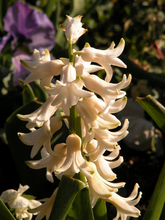
%> input picture 1.tif, 165 x 220 px, shrunk from 576 x 768 before the run
$ octave --eval "result = desc_PHOG(imread('1.tif'));"   (GNU Octave 9; MATLAB toolbox functions it lacks are replaced by stand-ins)
%> lines starting %> are read from the running program, lines starting %| are printed output that depends on the picture; in (x1, y1, x2, y2) boxes, pixels count from 0 and x2, y2 are one past the last pixel; in counts of white or black regions, pixels touching at a corner belong together; the program's own positions count from 1
### descriptor_PHOG.m
function [p_hist, bh_roi, bv_roi] = descriptor_PHOG(I,bin,angle,L,roi)
% anna_PHOG Computes Pyramid Histogram of Oriented Gradient over a ROI.
%
% [BH, BV] = anna_PHOG(I,BIN,ANGLE,L,ROI) computes phog descriptor over a ROI.
%
% Given and image I, phog computes the Pyramid Histogram of Oriented Gradients
% over L pyramid levels and over a Region Of Interest

%IN:
%	I - Images of size MxN (Color or Gray)
%	bin - Number of bins on the histogram
%	angle - 180 or 360
%   L - number of pyramid levels
%   roi - Region Of Interest (ytop,ybottom,xleft,xright)
%
%OUT:
%	p - pyramid histogram of oriented gradients
%
% Authors: Anna Bosch and Andrew Zisserman
Img = I;
if nargin == 1
    bin = 8;
    angle = 360;
    L = 2;
    roi = [1;size(I,1);1;size(I,2)];
end
if size(Img,3) == 3
    G = rgb2gray(Img);
else
    G = Img;
end
bh = [];
bv = [];

if sum(sum(G))>100
    E = edge(G,'canny');
    [GradientX,GradientY] = gradient(double(G));
%     GradientYY = gradient(GradientY);
    Gr = sqrt((GradientX.*GradientX)+(GradientY.*GradientY));

    index = GradientX == 0;
    GradientX(index) = 1e-5;

    YX = GradientY./GradientX;
    if angle == 180, A = ((atan(YX)+(pi/2))*180)/pi; end
    if angle == 360, A = ((atan2(GradientY,GradientX)+pi)*180)/pi; end

    [bh, bv] = anna_binMatrix(A,E,Gr,angle,bin);
else
    bh = zeros(size(I,1),size(I,2));
    bv = zeros(size(I,1),size(I,2));
end

bh_roi = bh(roi(1,1):roi(2,1),roi(3,1):roi(4,1));
bv_roi = bv(roi(1,1):roi(2,1),roi(3,1):roi(4,1));
% p = anna_phogDescriptor(bh_roi,bv_roi,L,bin);
% p = p';
p_hist = [];
%s = sprintf('%s.txt',I);
%dlmwrite(s,p);

### anna_binMatrix.m
function [bm bv] = anna_BinMatrix(A,E,G,angle,bin)
% anna_BINMATRIX Computes a Matrix (bm) with the same size of the image where
% (i,j) position contains the histogram value for the pixel at position (i,j)
% and another matrix (bv) where the position (i,j) contains the gradient
% value for the pixel at position (i,j)
%
%IN:
%	A - Matrix containing the angle values
%	E - Edge Image
%   G - Matrix containing the gradient values
%	angle - 180 or 360%
%   bin - Number of bins on the histogram
%	angle - 180 or 360
%OUT:
%	bm - matrix with the histogram values
%   bv - matrix with the graident values (only for the pixels belonging to
%   and edge)

[contorns,n] = bwlabel(E);
X = size(E,2);
Y = size(E,1);
bm = zeros(Y,X);
bv = zeros(Y,X);

nAngle = angle/bin;

for i=1:n
    [posY,posX] = find(contorns==i);
    for j=1:size(posY,1)
        pos_x = posX(j,1);
        pos_y = posY(j,1);

        b = ceil(A(pos_y,pos_x)/nAngle);
        if b==0, bin= 1; end
        if G(pos_y,pos_x)>0
            bm(pos_y,pos_x) = b;
            bv(pos_y,pos_x) = G(pos_y,pos_x);
        end
    end
end

### anna_phogDescriptor.m
function p = anna_phogDescriptor(bh,bv,L,bin)
% anna_PHOGDESCRIPTOR Computes Pyramid Histogram of Oriented Gradient over a ROI.
%
%IN:
%	bh - matrix of bin histogram values
%	bv - matrix of gradient values
%   L - number of pyramid levels
%   bin - number of bins
%
%OUT:
%	p - pyramid histogram of oriented gradients (phog descriptor)

p = [];
%level 0
for b=1:bin
    ind = bh==b;
    p = [p;sum(bv(ind))];
end

cella = 1;
for l=1:L
    x = fix(size(bh,2)/(2^l));
    y = fix(size(bh,1)/(2^l));
    xx=0;
    yy=0;
    while xx+x<=size(bh,2)
        while yy +y <=size(bh,1)
            bh_cella = [];
            bv_cella = [];

            bh_cella = bh(yy+1:yy+y,xx+1:xx+x);
            bv_cella = bv(yy+1:yy+y,xx+1:xx+x);

            for b=1:bin
                ind = bh_cella==b;
                p = [p;sum(bv_cella(ind))];
            end
            yy = yy+y;
        end
        cella = cella+1;
        yy = 0;
        xx = xx+x;
    end
end
if sum(p)~=0
    p = p/sum(p);
end

### desc_PHOG.m
function [ PHOG_hist, varargout ] = desc_PHOG( img, varargin )


    img = double(img);

    if nargin == 2
        options = varargin{1};
    else
        options = struct;
    end

    if isfield(options,'gridHist') && length(options.gridHist) == 2
        rowNum = options.gridHist(1);
        colNum = options.gridHist(2);
    elseif isfield(options,'gridHist') && length(options.gridHist) == 1
        rowNum = options.gridHist;
        colNum = options.gridHist;
    else
        rowNum = 1;
        colNum = 1;
    end

    if isfield(options,'bin')
        bin = options.bin;
    else
        bin = 2;
    end

    if isfield(options,'angle')
        angle = options.angle;
    else
        angle = 180;
    end

    if isfield(options,'L')
        L = options.L;
    else
        L = 2;
    end

    roi = [1;size(img,1);1;size(img,2)];

    [~, bh_roi, bv_roi] = descriptor_PHOG(img,bin,angle,L,roi);

    imgDesc(1).fea = bh_roi;
    imgDesc(2).fea = bv_roi;

    options.L = L; options.bin = bin; options.binVec = [];
    options.phogHist = 1;

    if nargout == 2
        varargout{1} = imgDesc;
    end

    if rowNum == 1 && colNum == 1
        PHOG_hist = anna_phogDescriptor(bh_roi,bv_roi,options.L,options.bin)';
        if isfield(options,'mode') && strcmp(options.mode,'nh')
            PHOG_hist = PHOG_hist ./ sum(PHOG_hist);
        end
    else
        PHOG_hist = ct_gridHist(imgDesc, rowNum, colNum, options);
    end
end
%> in descriptor_PHOG, `E = edge(G,'canny');`:
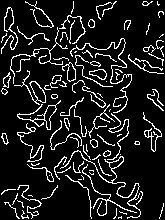
%> E: size 220x165 logical; 11.7% white in thin lines or dots
%> in descriptor_PHOG, `[GradientX,GradientY] = gradient(double(G));`:
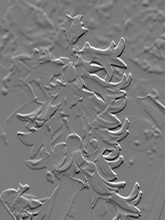
%> GradientY: size 220x165 double; min -118.8, max 127.3, mean 0; drawn with min black and max white
%> in descriptor_PHOG, `index = GradientX == 0;`: index: size 220x165 logical; 2% white in thin lines or dots
%> in descriptor_PHOG, `GradientX(index) = 1e-5;`: GradientX: size 220x165 double; min -126.5, max 121.1, mean 0.1; mean of the top-left, top-right, bottom-left and bottom-right quarters 1.2, -1.1, 1.1, -0.8
%> in descriptor_PHOG, `A = ((atan(YX)+(pi/2))*180)/pi`:
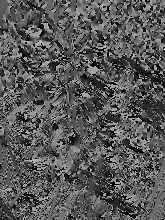
%> A: size 220x165 double; min 9.26e-06, max 180, mean 88.3
%> in anna_BinMatrix, `[contorns,n] = bwlabel(E);`:
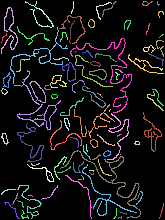
%> contorns: size 220x165 double; 97 distinct labels, from 0 to 96; one colour per label, 0 black
%> in anna_BinMatrix, `[contorns,n] = bwlabel(E);`: n = 96
%> the loop in anna_BinMatrix, `for i=1:n` made 96 passes
%> (posY, posX) on passes 1, 16, 20, 21, 22, 24: ([42; 43; 38; 39; 40; 41; 37; 38; 37; 36; 34; 35; 36], [2; 2; 3; 3; 3; 3; 4; 4; 5; 6; 7; 7; 7]), ([201; 202; 202; 202; 203; 203; 204; 205; 206; 207; 207; 208], [18; 19; 20; 21; 22; 23; 23; 23; 23; 23; 24; 24]), ([196; 196; 196; 196; 197], [29; 30; 31; 32; 33]), (118, 31), ([164; 165; 165; 166; 166; 166; 166; 165; 165; 164; 165; 164], [32; 32; 33; 33; 34; 35; 36; 37; 38; 39; 39; 40]), ([88; 89; 86; 87; 89; 90; 86; 90; 86; 90; 86; 90; 90; 90], [45; 45; 46; 46; 46; 46; 47; 47; 48; 48; 49; 49; 50; 51])
%> posX on pass 9: [13; 14; 14; 14; 15; 15; 16; 16; 17; 17; 17; 17; 18; 18; 18]
%> after the loop in anna_BinMatrix, `for i=1:n`:
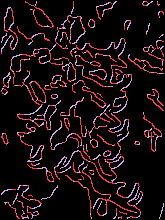
%> bm: size 220x165 double; 3 distinct labels, from 0 to 2; one colour per label, 0 black
%> after the loop in anna_BinMatrix, `for i=1:n`:
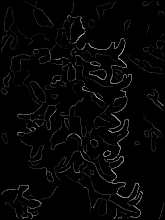
%> bv: size 220x165 double; min 0, max 174, mean 5.7
%> after the loop in anna_BinMatrix, `for i=1:n`: bin = 2
%> the loop in anna_phogDescriptor, `for b=1:bin` made 2 passes
%> p on passes 1 to 2: 106868.3, [106868.3; 100130.7]
%> pass 2, in anna_phogDescriptor, `ind = bh==b;`:
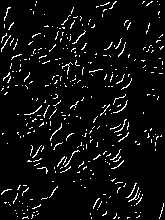
%> ind: size 220x165 logical; 5.4% white in thin lines or dots
%> after the loop in anna_phogDescriptor, `for l=1:L`: cella = 7; p = 42 values, max 106868.3 at index 1, min 2399.3 at index 35, mean 14785.6
%> in anna_phogDescriptor, `p = p/sum(p);`: p = 42 values, max 0.172 at index 1, min 0.00386 at index 35, mean 0.0238
%> in desc_PHOG, `PHOG_hist = anna_phogDescriptor(bh_roi,bv_roi,options.L,options.bin)';`: PHOG_hist has the same summary as p in anna_phogDescriptor
%> `result = desc_PHOG(imread('1.tif'));`: result has the same summary as p in anna_phogDescriptor

$ run again, on bandon.tif
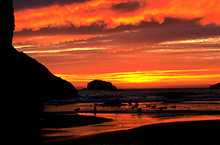
%> input picture bandon.tif, 220 x 145 px, shrunk from 610 x 403 before the run
%> E: size 145x220 logical; 8.9% white in thin lines or dots, all inside (x1, y1, x2, y2) = (11, 1, 219, 137)
%> index: size 145x220 logical; 12% white; 345 white regions (339 under 20 px), largest, box (x1, y1, x2, y2) and area: (0, 0, 60, 145) 2891, (156, 131, 174, 145) 74, (44, 118, 60, 128) 59, (190, 125, 201, 134) 37, (191, 133, 202, 144) 36, (202, 132, 215, 139) 30
%> in anna_BinMatrix, `[contorns,n] = bwlabel(E);`:
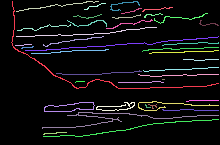
%> contorns: size 145x220 double; 41 distinct labels, from 0 to 40; one colour per label, 0 black
%> n = 40
%> the loop in anna_BinMatrix, `for i=1:n` made 40 passes
%> (posY, posX) on passes 6, 17, 31: ([49; 48; 49; 48; 48; 48; 48; 48; 48; 48; 48; 48; 47; 48; 47], [22; 23; 23; 24; 25; 26; 27; 28; 29; 30; 31; 32; 33; 33; 34]), ([83; 82; 82; 82; 82; 82; 82; 82; 82; 82], [76; 77; 78; 79; 80; 81; 82; 83; 84; 85]), ([105; 106; 106; 107; 108; 108; 108; 108; 108], [146; 146; 147; 147; 147; 148; 149; 150; 151])
%> after the loop in anna_BinMatrix, `for i=1:n`: bin = 2
%> the loop in anna_phogDescriptor, `for b=1:bin` made 2 passes
%> p on passes 1 to 2: 34728.5, [34728.5; 50813]
%> pass 2, in anna_phogDescriptor, `ind = bh==b;`:
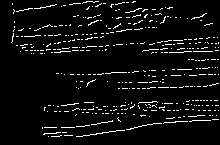
%> ind: size 145x220 logical; 5.6% white in thin lines or dots, all inside (x1, y1, x2, y2) = (11, 1, 219, 137)
%> after the loop in anna_phogDescriptor, `for l=1:L`: cella = 7; p = 42 values, max 50813 at index 2, min 87.03 at index 16, mean 6110.1
%> in anna_phogDescriptor, `p = p/sum(p);`: p = 42 values, max 0.198 at index 2, min 0.000339 at index 16, mean 0.0238
%> PHOG_hist has the same summary as p in anna_phogDescriptor
%> result has the same summary as p in anna_phogDescriptor

$ run again, on kid.tif
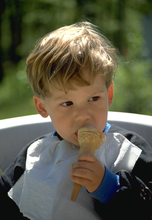
%> input picture kid.tif, 152 x 220 px, shrunk from 487 x 703 before the run
%> E: size 220x152 logical; 5% white in thin lines or dots, all inside (x1, y1, x2, y2) = (1, 21, 151, 219)
%> index: size 220x152 logical; 7.2% white; 160 white regions (153 under 20 px), largest, box (x1, y1, x2, y2) and area: (96, 181, 152, 220) 1193, (0, 187, 25, 220) 387, (134, 161, 152, 182) 226
%> in anna_BinMatrix, `[contorns,n] = bwlabel(E);`:
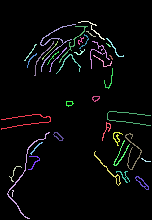
%> contorns: size 220x152 double; 39 distinct labels, from 0 to 38; one colour per label, 0 black
%> n = 38
%> the loop in anna_BinMatrix, `for i=1:n` made 38 passes
%> (posY, posX) on passes 4, 22, 30: ([191; 193; 194; 195; 196; 197; 191; 192], [13; 13; 13; 13; 13; 13; 14; 14]), ([32; 32; 32; 33; 34; 34; 35; 35; 36; 36; 37; 37; 37], [87; 88; 89; 89; 90; 91; 91; 92; 92; 93; 94; 95; 96]), ([44; 45; 45; 46; 46; 47; 47], [107; 108; 109; 109; 110; 110; 111])
%> after the loop in anna_BinMatrix, `for i=1:n`: bin = 2
%> the loop in anna_phogDescriptor, `for b=1:bin` made 2 passes
%> p on passes 1 to 2: 31820, [31820; 44304.3]
%> pass 2, in anna_phogDescriptor, `ind = bh==b;`:
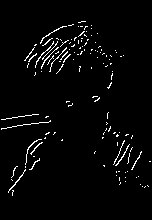
%> ind: size 220x152 logical; 2.8% white in thin lines or dots, all inside (x1, y1, x2, y2) = (1, 21, 151, 196)
%> after the loop in anna_phogDescriptor, `for l=1:L`: cella = 7; p = 42 values, max 44304.3 at index 2, min 0 at index 25, mean 5437.5
%> in anna_phogDescriptor, `p = p/sum(p);`: p = 42 values, max 0.194 at index 2, min 0 at index 25, mean 0.0238
%> PHOG_hist has the same summary as p in anna_phogDescriptor
%> result has the same summary as p in anna_phogDescriptor

$ run again, on Carphone.png
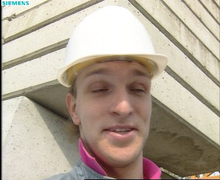
%> input picture Carphone.png, 220 x 180 px, shrunk from 352 x 288 before the run
%> E: size 180x220 logical; 8.4% white in thin lines or dots
%> index: size 180x220 logical; 4.3% white; 385 white regions (384 under 20 px), largest, box (x1, y1, x2, y2) and area: (81, 7, 139, 53) 1176
%> contorns: size 180x220 double; 40 distinct labels, from 0 to 39
%> n = 39
%> the loop in anna_BinMatrix, `for i=1:n` made 39 passes
%> (posY, posX) on pass 39: ([2; 2; 3; 3; 4; 4; 5], [216; 217; 217; 218; 218; 219; 219])
%> after the loop in anna_BinMatrix, `for i=1:n`: bin = 2
%> the loop in anna_phogDescriptor, `for b=1:bin` made 2 passes
%> p on passes 1 to 2: 85825.2, [85825.2; 55780.2]
%> pass 2, in anna_phogDescriptor, `ind = bh==b;`:
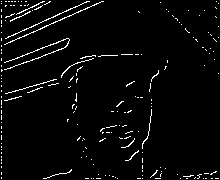
%> ind: size 180x220 logical; 3.3% white in thin lines or dots
%> after the loop in anna_phogDescriptor, `for l=1:L`: cella = 7; p = 42 values, max 85825.2 at index 1, min 0 at index 19, mean 10114.7
%> in anna_phogDescriptor, `p = p/sum(p);`: p = 42 values, max 0.202 at index 1, min 0 at index 19, mean 0.0238
%> PHOG_hist has the same summary as p in anna_phogDescriptor
%> result has the same summary as p in anna_phogDescriptor
